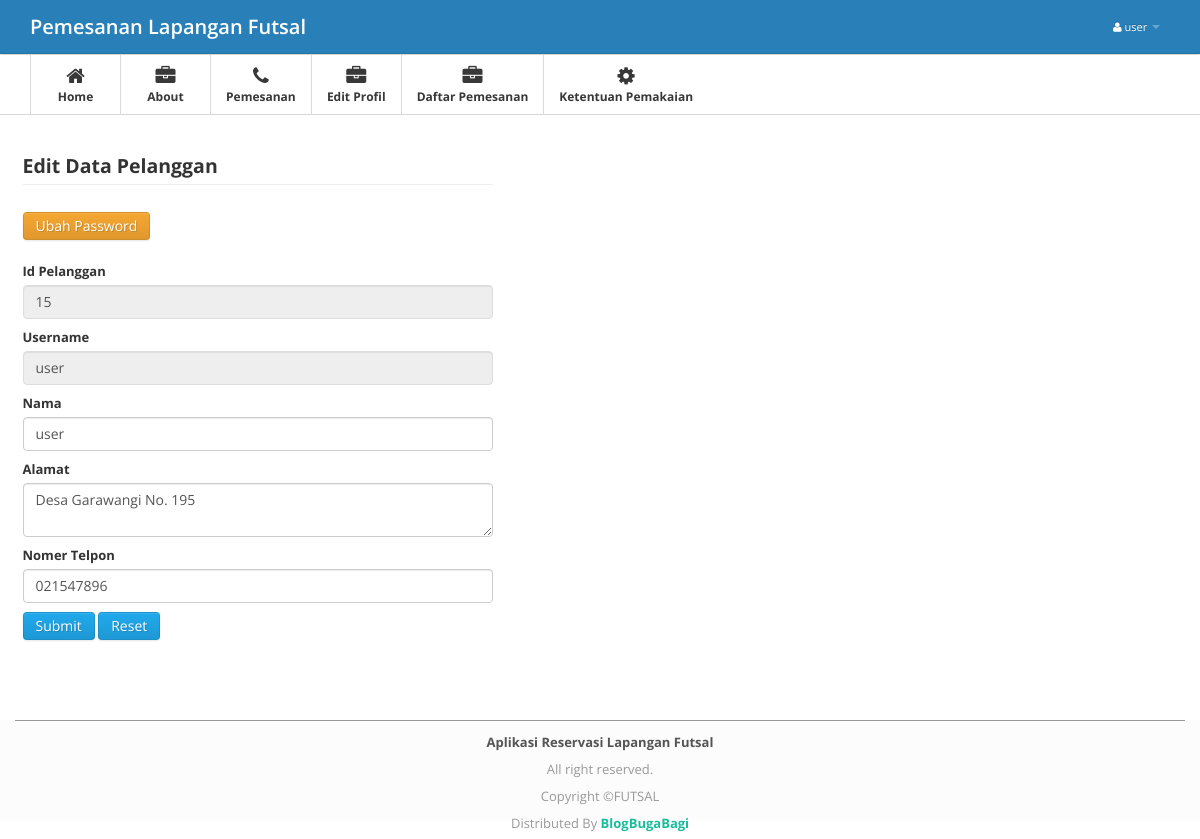
The app's page /index.php?modul=usr (signed in) with its own data.
### tables this page shows
CREATE TABLE IF NOT EXISTS `pelanggan` (
  `id_pelanggan` int(11) NOT NULL AUTO_INCREMENT,
  `username` varchar(20) NOT NULL,
  `password` varchar(40) NOT NULL,
  `nama` varchar(35) NOT NULL,
  `nama_klub` varchar(30) NOT NULL,
  `email` varchar(35) NOT NULL,
  `alamat` text NOT NULL,
  `no_telpon` char(12) NOT NULL,
  PRIMARY KEY (`id_pelanggan`),
  UNIQUE KEY `username` (`username`)
);

CREATE TABLE IF NOT EXISTS `profil` (
  `id_profil` int(11) NOT NULL AUTO_INCREMENT,
  `namafutsal` varchar(35) NOT NULL,
  `alamat` text NOT NULL,
  `kodepos` varchar(5) NOT NULL,
  `fax` char(20) NOT NULL,
  `no_hp` char(12) NOT NULL,
  PRIMARY KEY (`id_profil`)
);

### db/config.php (called while the page is built, shortened)
<?php
$host = 'localhost';
$user = 'root';
$password = '';
$db = 'futsal';
$koneksi = mysqli_connect($host, $user, $password, $db);
$zz = mysqli_fetch_array(mysqli_query($koneksi, "Select * from profil where id_profil='1'"));
$namaprofil = $zz['namafutsal'];

### modul/usr.php (the view, shortened to what this page needs)
<div class="main">
    <div class="main-inner">
        <div class="container">
          <div class="row">
            <div class="span5">
            <?php
                  $data=mysql_fetch_array(mysql_query("SELECT * FROM pelanggan WHERE username='$_SESSION[usernamepengunjung]'"));
                     ?>
                    <legend><b>Edit Data Pelanggan</b> </legend>
                    <form method=POST action="index.php?modul=aksi_usr" enctype='multipart/form-data'>
                       <a href="<?php echo $data['id_pelanggan']; ?>" class="btn btn-warning btn-sm" data-remote="false" data-toggle="modal" data-target="#notifpassword"> Ubah Password</a>
                       <br /><br />
                      <label class="control-label" ><b>Id Pelanggan</b></label>
                      <input name="kode" class="form-control" value="<?php echo $data['id_pelanggan']; ?>" type="text"  readonly>
                      <label class="control-label" ><b>Username</b></label>
                      <input name="username" class="form-control" value="<?php echo $data['username']; ?>" type="text"  readonly>
                      <label class="control-label" ><b>Nama</b></label>
                      <input name="nama" class="form-control" value="<?php echo $data['nama']; ?>" type="text"  required>
                      <label class="control-label" ><b>Alamat</b></label>
                      <textarea name="alamat" class="form-control" type="text" required><?php echo $data['alamat']; ?></textarea>
                      <label class="control-label" ><b>Nomer Telpon</b></label>
                      <input name="no_telpon" class="form-control" value="<?php echo $data['no_telpon']; ?>" type="tel" maxlength="15" onKeyUp="return checkInput(this);" required>
                      <input type="submit" class="btn btn-primary">
                      <input type="reset" class="btn btn-primary">
                    </form>
            </div>
        </div>
    </div>
</div>
</div>

### index.php (shortened to what this page needs)
<?php
include("db/config.php");
?>
<!DOCTYPE html>
<html lang="en">
<head>
  <link href="ckeditor/content.css" rel="stylesheet" type="text/css" />
  <link href="css/bootstrap.css" rel="stylesheet">
  <link href="css/bootstrap.min.css" rel="stylesheet">
  <link href="css/bootstrap-responsive.min.css" rel="stylesheet">
  <link href="css/font-awesome.css" rel="stylesheet">
  <link href="css/style.css" rel="stylesheet">
  <link href="css/pages/dashboard.css" rel="stylesheet">
  <link rel="stylesheet" type="text/css" href="plug/BeatPicker.min.css">
  <link rel="stylesheet" href="media/css/jquery.dataTables.css" type="text/css" />
</head>
<body>
  <div class="navbar navbar-fixed-top">
    <div class="navbar-inner">
      <div class="container"><span class="icon-bar"></span><span class="icon-bar"></span><span class="icon-bar"></span> </a><a class="brand" href="index.php">
          <?php if (empty($_SESSION['namapengunjung'])) {
            echo "$namaprofil";
          } else {
            echo "Pemesanan Lapangan Futsal";
          }
          ?></a>
        <div class="nav-collapse">
          <?php if (empty($_SESSION['namapengunjung'])) {
            echo "";
          } else { ?>
            <ul class="nav pull-right">
              <li class="dropdown"><a href="#" class="dropdown-toggle" data-toggle="dropdown"><i class="icon-user"></i> <?php echo $_SESSION['namapengunjung']; ?> <b class="caret"></b></a>
              </li>
            </ul>
          <?php } ?>
        </div>
      </div>
    </div>
  </div>
  <div class="subnavbar">
    <div class="subnavbar-inner">
      <div class="container">
        <?php include('menu.php'); ?>
      </div>
    </div>
  </div>
  <div class="main">
    <div class="main-inner">
      <div class="container">
        <div class="row">
          <?php
          if (!empty($_GET['modul'])) {
            if (file_exists("modul/$_GET[modul].php")) {
              include("modul/$_GET[modul].php");
            } else {
              echo "<h2>Error !<br/>Halaman Tidak Di Temukan !</h2>";
            }
          } ?>
        </div>
      </div>
    </div>
  </div>
  <br />
  <br />
  <br />
  <br />
  <br />
  <footer class="application-footer">
    <div class="container">
      <p><b>Aplikasi Reservasi Lapangan Futsal</b></p>
      <div class="disclaimer">
        <div class="disclaimer">
          <p>All right reserved.</p>
          <p>Copyright ©<?php echo "$namaprofil"; ?></p>
          <p>Distributed By <a href="http://blogbugabagi.blogspot.com" target="_blank" rel="noopener noreferrer"><b>BlogBugaBagi</b></a></p>
        </div>
      </div>
  </footer>
</body>
</html>

### css/style.css (style rules this page uses)
.application-footer { background-color: #fcfcfc; z-index: 900; height: 100px; margin-top: -100px; clear: both; position: relative; }
.application-footer .container { padding-top: 10px; color: #555555; text-align: center; border-top: 1px solid #999999; }
.application-footer .container p { margin: 0 0 5px; }
.disclaimer { text-align: center; font-size: 11px; color: #999999; }
body { background: #FFFFFF; font: 13px/1.7em 'Open Sans'; }
p { font: 13px/1.7em 'Open Sans'; }
input, button, select, textarea { font-family: 'Open Sans'; }
.navbar .container { position: relative; }
.navbar-inner { padding: 7px 0; background: #2980b9; -moz-border-radius: 0; -webkit-border-radius: 0; border-radius: 0; }
.navbar-fixed-top { position: static; }
.navbar .nav a { font-size: 11px; }
.navbar .nav>li>a { color:#fff !important; }
.navbar .brand { font-weight: 600; position: relative; top: 2px; }
.subnavbar { margin-bottom: 2.5em; }
.subnavbar-inner { height: 60px; background: #fff; border-bottom: 1px solid #d6d6d6; }
.main { padding-bottom: 2em; border-bottom: 0px solid #000; }

### records on screen
pelanggan: kode "15", username "user", nama "user", alamat "Desa Garawangi No. 195", no_telpon "021547896"
profil: namafutsal "FUTSAL"

### other values on screen
$_SESSION['namapengunjung'] "user"
